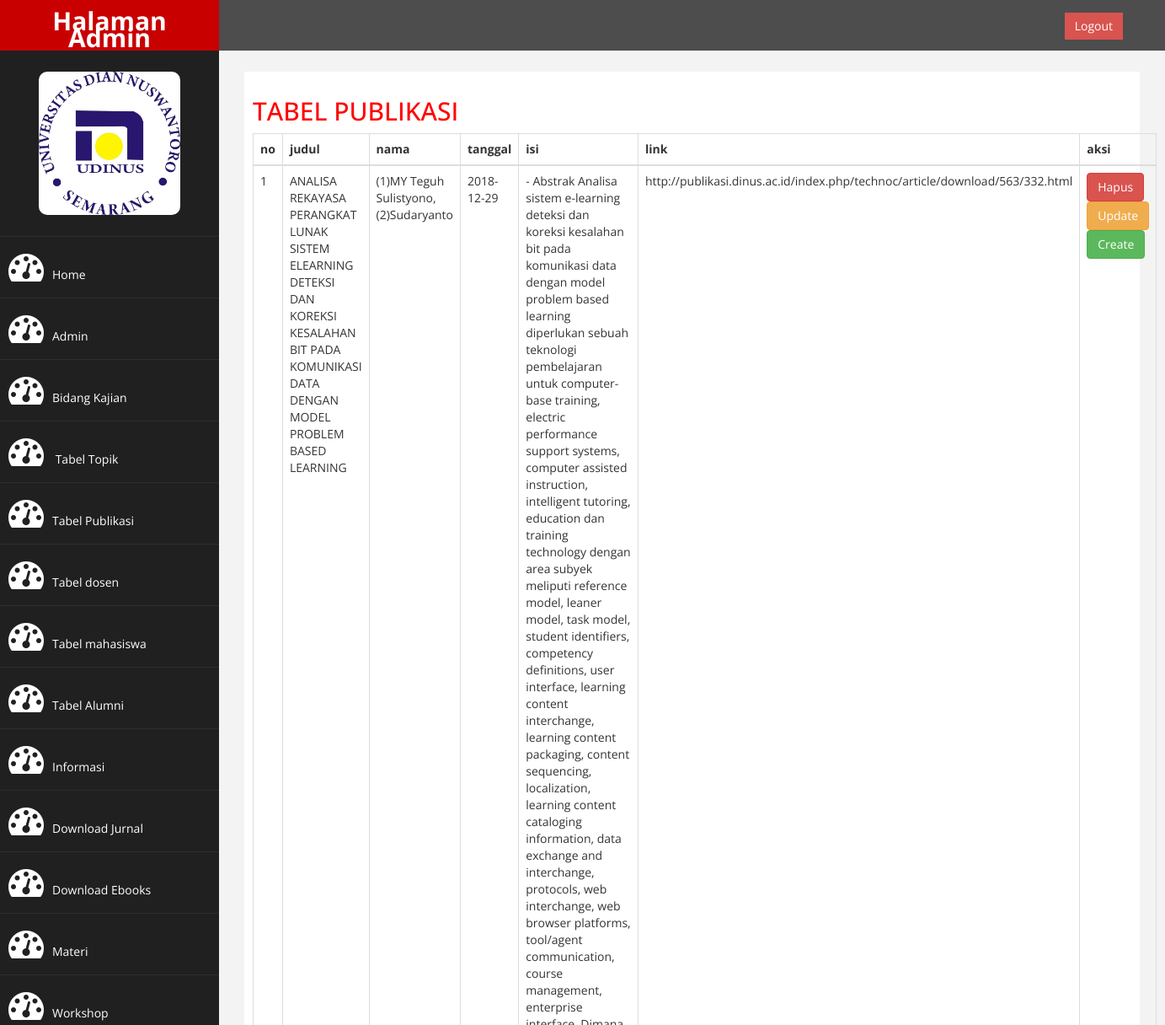
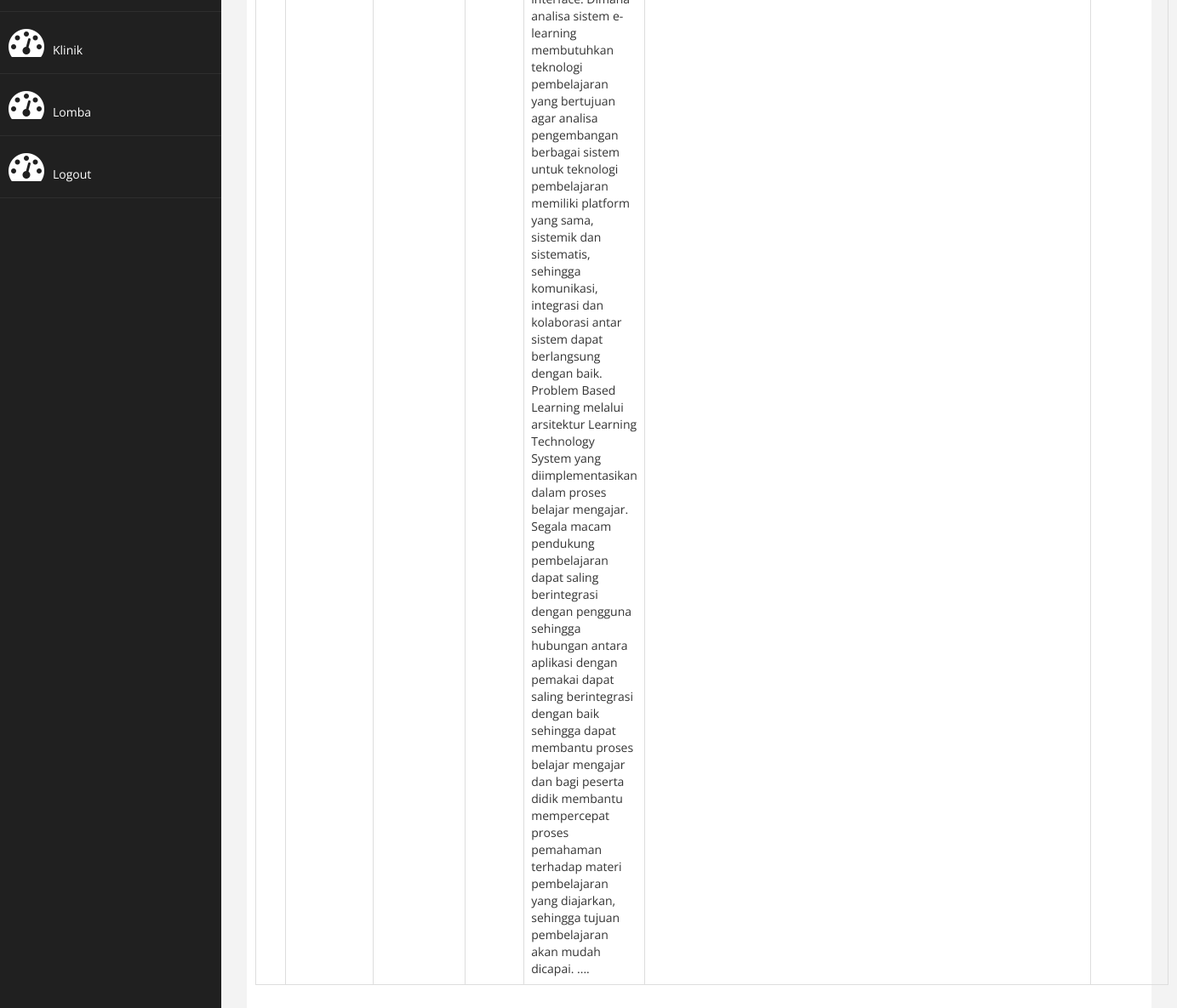
The app's page /admin/index.php?halaman=publikasi (signed in) with its own data (2 pictures, top to bottom).
### tables this page shows
CREATE TABLE IF NOT EXISTS `publikasi` (
`id` int(11) NOT NULL,
  `judul` varchar(300) NOT NULL,
  `nama` varchar(100) NOT NULL,
  `tanggal` date NOT NULL,
  `isi` text NOT NULL,
  `link` varchar(500) NOT NULL
);

### admin/publikasi.php (the view, shortened to what this page needs)
<h2>TABEL PUBLIKASI</h2>
<table class="table table-bordered">
	<thead>
		<tr>
			<th>no</th>
			<th>judul</th>
			<th>nama</th>
			<th>tanggal</th>
			<th>isi</th>
			<th>link</th>
			<th>aksi</th>
		</tr>
	</thead>
	<tbody>
		<?php  $nomor = 1; ?>
		<?php
			$ambil=$koneksi->query("SELECT * FROM publikasi");
		?>
		<?php
			while($pecah=mysqli_fetch_assoc($ambil)){
		?>
		<tr>
			<td><?php echo $nomor; ?></td>
			<td><?php echo $pecah['judul']; ?></td>
			<td><?php echo $pecah['nama']; ?></td>
			<td><?php echo $pecah['tanggal']; ?></td>
			<td><?php echo $pecah['isi']; ?></td>
			<td><?php echo $pecah['link']; ?></td>
			<td>
				<a href="proses-delete-publikasi.php?id=<?php echo $pecah['id'] ?>" class="btn-danger btn">Hapus</a>
				<a href="form-update-publikasi.php?id=<?php echo $pecah['id'] ?>" class="btn-warning btn">Update</a>
				<a href="" class="btn-success btn" data-toggle="modal" data-target="#create">Create</a>
			</td>
		</tr>
		<?php $nomor++; ?>
		<?php } ?>
	</tbody>
</table>

### admin/assets/css/custom.css (style rules this page uses)
body { font-family: 'Open Sans', sans-serif; }
h2 { color: #f00; }

### records on screen
publikasi: judul "ANALISA REKAYASA PERANGKAT LUNAK SISTEM ELEARNING DETEKSI DAN KOREKSI KESALAHAN BIT PADA KOMUNIKASI DATA DENGAN MODEL PROBLEM BASED LEARNING", nama "(1)MY Teguh Sulistyono, (2)Sudaryanto", tanggal "2018-12-29", isi "- Abstrak Analisa sistem e-learning deteksi dan koreksi kesalahan bit pada komunikasi data dengan model problem based learning diperlukan sebuah teknologi pembelajaran untuk computer-base training, electric performance support systems, computer assisted instruction, intelligent tutoring, education dan training technology dengan area subyek meliputi reference model, leaner model, task model, student identifiers, competency definitions, user interface, learning content interchange, learning content packaging, content sequencing, localization, learning content cataloging information, data exchange and interchange, protocols, web interchange, web browser platforms, tool/agent communication,…", link "http://publikasi.dinus.ac.id/index.php/technoc/article/download/563/332.html"
